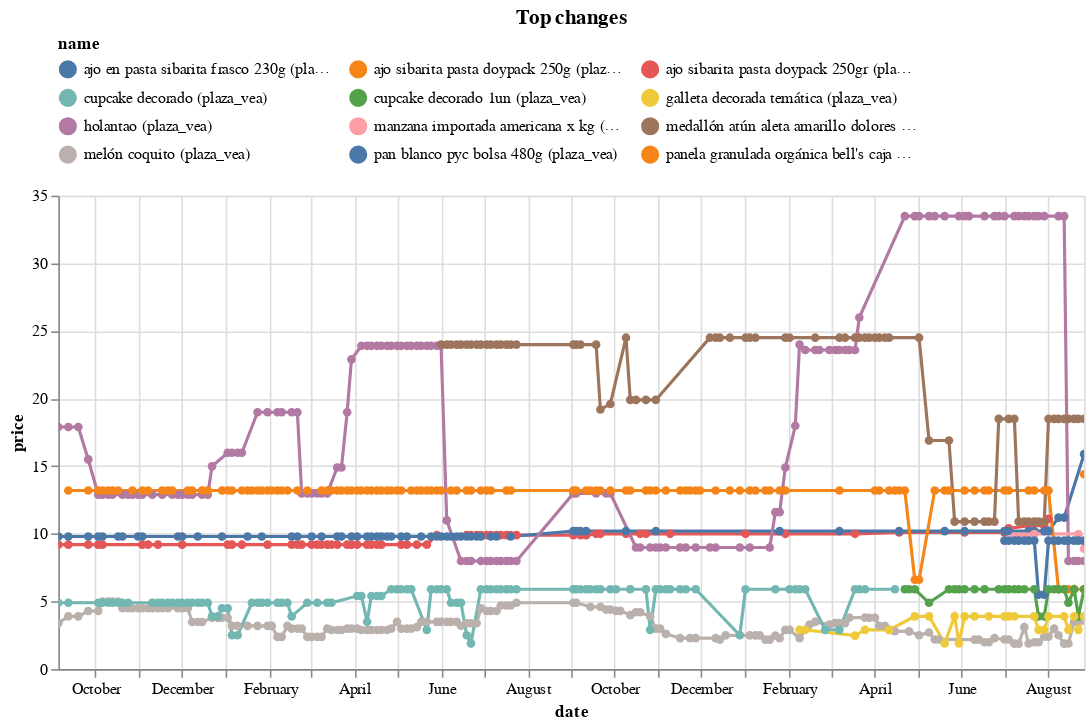

Notebook code for this chart:
### Code cell
top_changes.head(10).pipe(plot_changes, 'Top changes')

### Figure 1 — Vega-Lite specification as saved in the notebook (floating-point values rounded to 4 significant figures; data arrays with more than 128 entries replaced by an {"elided": "..."} marker saying what was removed)
{"config": {"view": {"continuousWidth": 300, "continuousHeight": 300}, "legend": {"columns": 3, "orient": "top"}}, "data": {"name": "data-8c3f007017c8aed8ab351ac840cb7b58"}, "mark": {"type": "line", "point": true}, "encoding": {"color": {"field": "name", "scale": {"domain": ["ajo en pasta sibarita frasco 230g (plaza_vea)", "ajo sibarita pasta doypack 250g (plaza_vea)", "ajo sibarita pasta doypack 250gr (plaza_vea)", "cupcake decorado (plaza_vea)", "cupcake decorado 1un (plaza_vea)", "galleta decorada temática (plaza_vea)", "holantao (plaza_vea)", "manzana importada americana x kg (plaza_vea)", "medallón atún aleta amarillo dolores bolsa 200g (plaza_vea)", "melón coquito (plaza_vea)", "pan blanco pyc bolsa 480g (plaza_vea)", "panela granulada orgánica bell's caja 50 sobres (plaza_vea)"]}, "type": "nominal"}, "tooltip": [{"field": "name", "type": "nominal"}, {"field": "price", "type": "quantitative"}, {"field": "last_price", "type": "quantitative"}], "x": {"field": "date", "type": "temporal"}, "y": {"field": "price", "type": "quantitative"}}, "params": [{"name": "param_1", "select": {"type": "point", "fields": ["name"]}, "bind": "legend"}, {"name": "param_2", "select": {"type": "interval", "encodings": ["x", "y"]}, "bind": "scales"}], "title": "Top changes", "transform": [{"filter": {"param": "param_1"}}], "width": 650, "$schema": "https://vega.github.io/schema/vega-lite/v5.20.1.json", "datasets": {"data-8c3f007017c8aed8ab351ac840cb7b58": {"elided": "786 records"}}}
